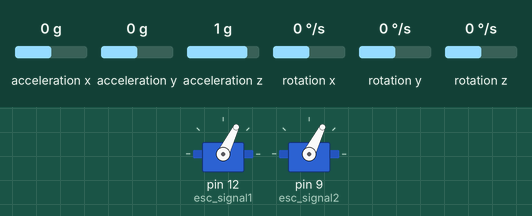
A sketch run on a simulated Arduino Uno, built with avr-gcc and run on an emulated ATmega328P. Shown: 2 × servo. The test bench sets the inputs (shaded band); at power-on: acceleration x 0 g, acceleration y 0 g, acceleration z 1 g, rotation x 0 °/s, rotation y 0 °/s, rotation z 0 °/s. What the sketch prints to the serial monitor is not drawn.

Above: at 4.2 s.
4.3 s: acceleration x set to -1.4 g
At 5.2 s:
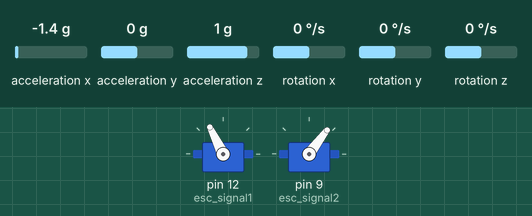
5.8 s: acceleration y set to -1.4 g
At 6.3 s:
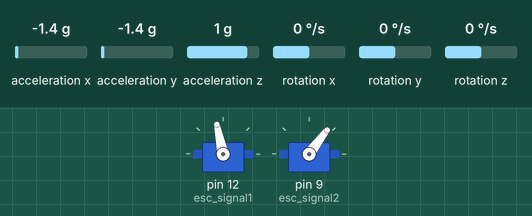
7.3 s: acceleration z set to -1.4 g
At 8.5 s:
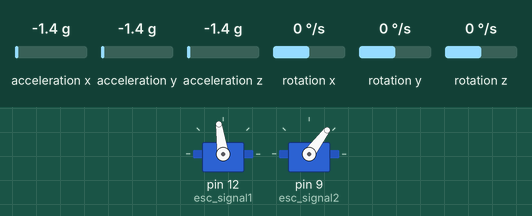
8.8 s: acceleration x set to 0 g
At 9.9 s:
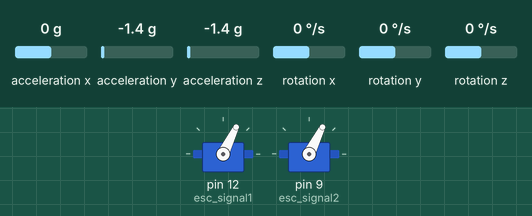
10.3 s: acceleration x set to 0.8 g
At 11.0 s:
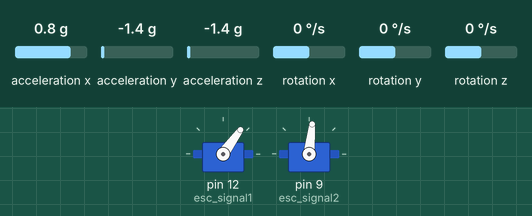
11.8 s: acceleration x set to -0.8 g
At 12.1 s:
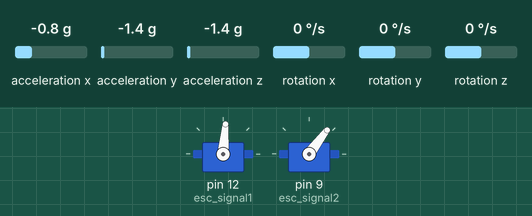
Timing chart, 0 to 14.3 s (numbered marks = the images above; inputs shaded):
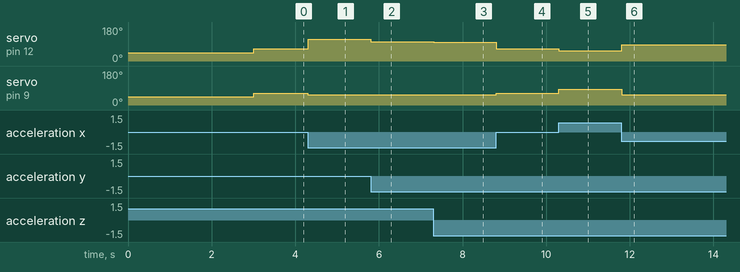

The sketch:

PID_Control_PulseWidth_ESC_6050.ino
```cpp
/*
    MPU6050 Triple Axis Gyroscope & Accelerometer. Pitch & Roll Accelerometer Example.
    Read more: http://www.jarzebski.pl/arduino/czujniki-i-sensory/3-osiowy-zyroskop-i-akcelerometr-mpu6050.html
    GIT: https://github.com/jarzebski/Arduino-MPU6050
    Web: http://www.jarzebski.pl
    (c) 2014 by Korneliusz Jarzebski
*/

#include <Wire.h>
#include <MPU6050.h>
#include <Servo.h>
Servo esc_signal1;
Servo esc_signal2;

MPU6050 mpu;

float e_total = 0, e_pre = 0, e_now, Time  ;

void setup()
{
  Serial.begin(115200);
  esc_signal1.attach(12);  //Specify here the pin number on which the signal pin of ESC is connected.
  esc_signal2.attach(9);
  Time = millis();
  esc_signal1.writeMicroseconds(1000);
  esc_signal2.writeMicroseconds(1000);
  delay(3000);             //ESC initialization delay.
  // Set up the interrupt pin, its set as active high, push-pull

  Serial.println("Initialize MPU6050");

  while(!mpu.begin(MPU6050_SCALE_2000DPS, MPU6050_RANGE_2G))
  {
    Serial.println("Could not find a valid MPU6050 sensor, check wiring!");
    delay(500);
  }
}

void loop()
{
    float Time_Prev = Time ;
    Time = millis();
    float Time_Elapse = (Time - Time_Prev)/1000;

  // Read normalized values
  Vector normAccel = mpu.readNormalizeAccel();

  // Calculate Pitch & Roll
  float pitch = (atan2(normAccel.XAxis, sqrt(normAccel.YAxis*normAccel.YAxis + normAccel.ZAxis*normAccel.ZAxis))*180.0)/M_PI;
  //float roll = (atan2(normAccel.YAxis, normAccel.ZAxis)*180.0)/M_PI;

  // Output
  //Serial.print(" Pitch = ");
  //Serial.print(pitch);
  //Serial.print(" Roll = ");
  //Serial.print(roll);

  //Serial.println();

         Serial.println(pitch-4.5) ;
         float kp = 10, kd = 15, ki = 0, desired = 0;
         float error = desired - (pitch);
         e_now = error;
         //Serial.print(error);
         float pid, pid1, pid2, throttle = 1200;
         e_total = e_total + e_now;
         pid = kp*e_now + kd*(e_now - e_pre) + ki*e_total;
        // Serial.println(pid);
//       float p = kp*e_now, d =  kd*(e_now - e_pre), i = ki*e_total;

         if (pid > -100 && pid < 100)
         {
                esc_signal1.writeMicroseconds(throttle+pid);
                esc_signal2.writeMicroseconds(throttle -pid-10);
//              Serial.print(throttle + pid);
//              Serial.print("\t");
//              Serial.println(throttle - pid);
         }
         else if (pid > 100)
         {
               esc_signal1.writeMicroseconds(throttle + pid);
               pid1 = 100;
               esc_signal2.writeMicroseconds(throttle - pid1-10);
//             Serial.print(throttle + pid);
//             pid1 = 200;
//             Serial.print("\t");
//             Serial.println(throttle - pid1);
         }
         else if (pid < -100)
         {
               esc_signal2.writeMicroseconds(throttle - pid-10);
               pid2 = -100;
               esc_signal1.writeMicroseconds(throttle + pid2);
//             Serial.print(throttle - pid);
//             pid2 = -200;
//             Serial.print("\t");
//             Serial.println(throttle + pid2);
         }
         e_pre = e_now ;
}
```

Measured:
- after the input at 4.3 s, servo on pin 12 (esc_signal1): 64° → 116° at once; servo on pin 9 (esc_signal2): 63° → 53° at once
- after the input at 5.8 s, servo on pin 12 (esc_signal1): 116° → 102° at once
- after the input at 7.3 s, servo on pin 12 (esc_signal1): 102° → 98° at once
- after the input at 8.8 s, servo on pin 12 (esc_signal1): 98° → 64° at once; servo on pin 9 (esc_signal2): 53° → 63° at once
- after the input at 10.3 s, servo on pin 12 (esc_signal1): 64° → 54° at once; servo on pin 9 (esc_signal2): 63° → 84° at once
- after the input at 11.8 s, servo on pin 12 (esc_signal1): 54° → 85° at once; servo on pin 9 (esc_signal2): 84° → 53° at once
